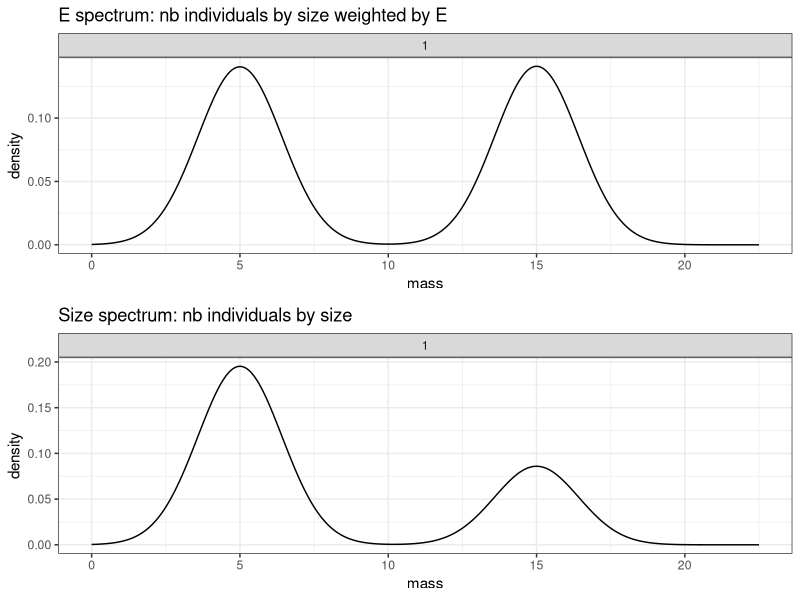
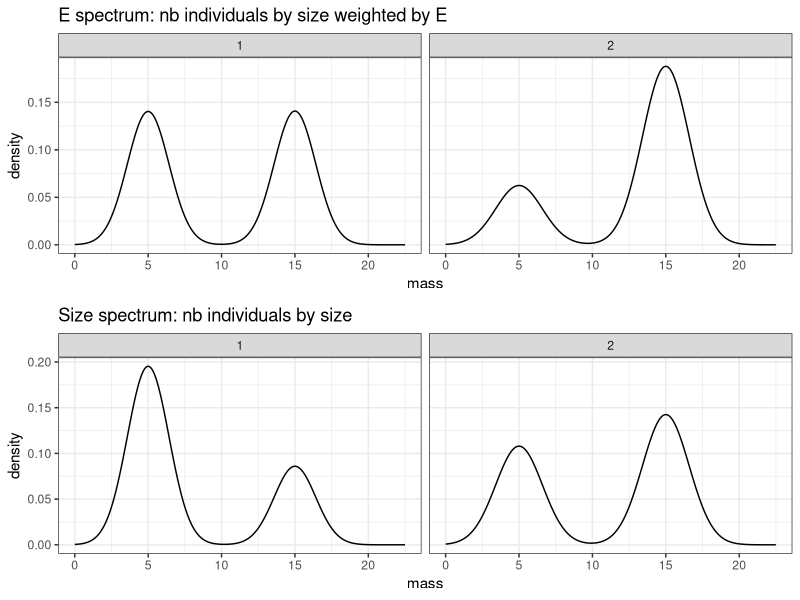
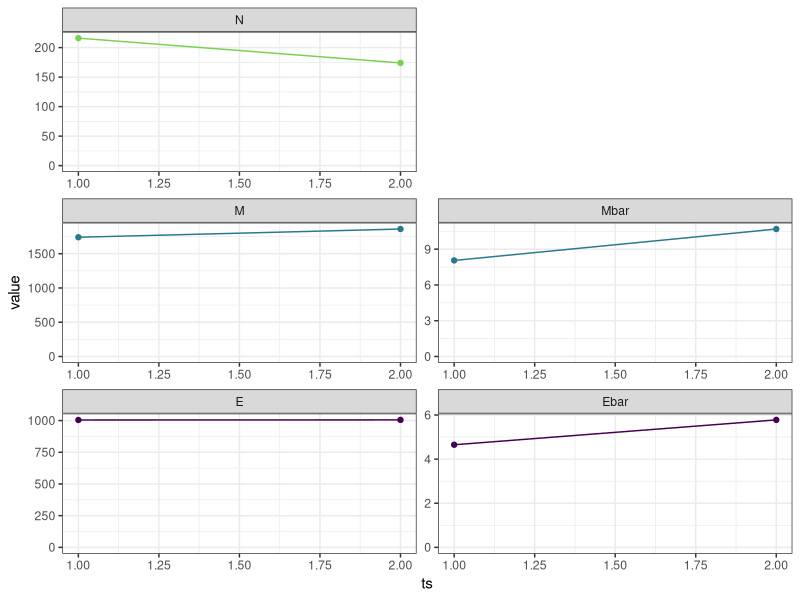
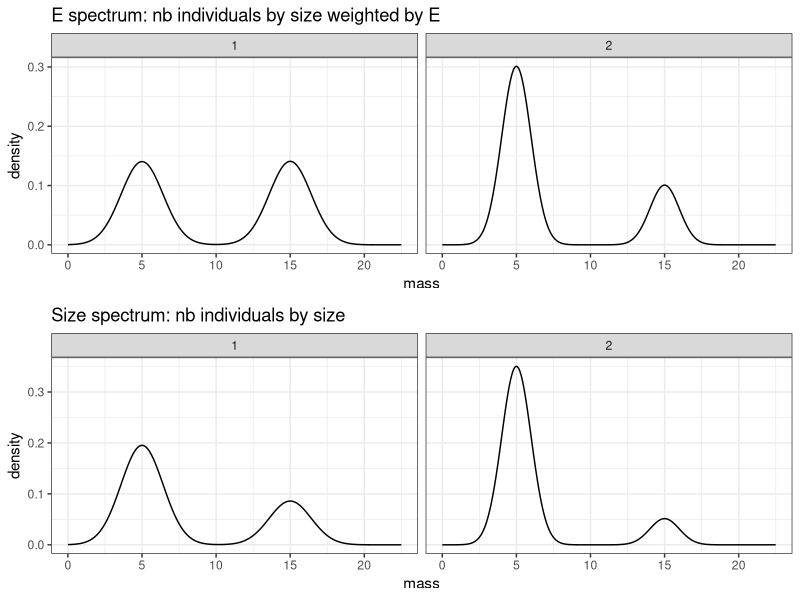
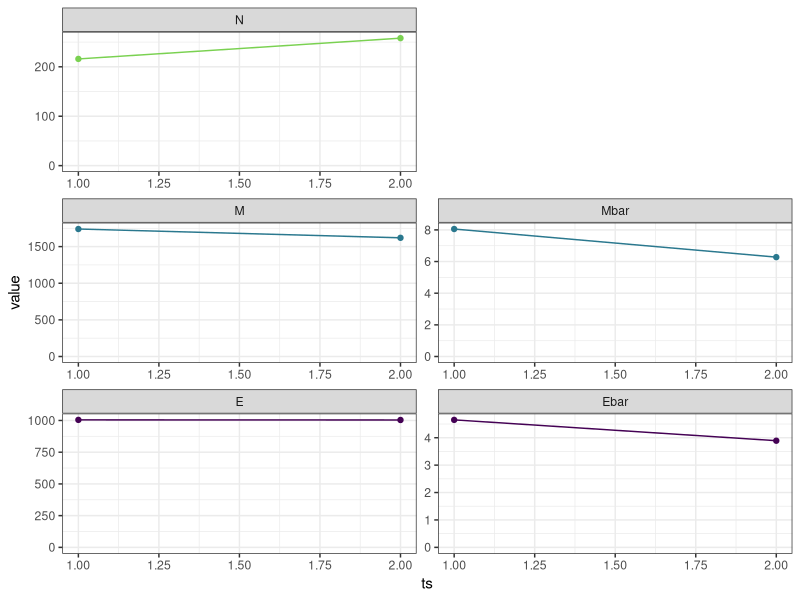
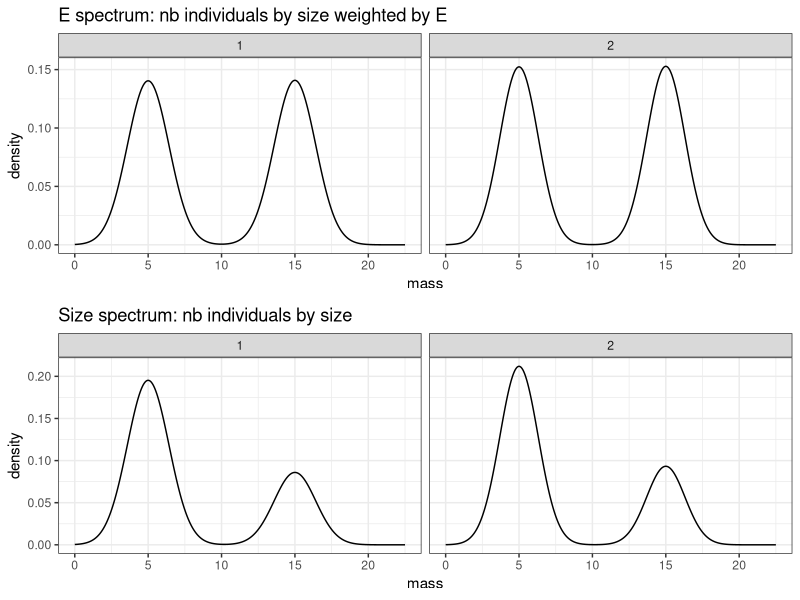
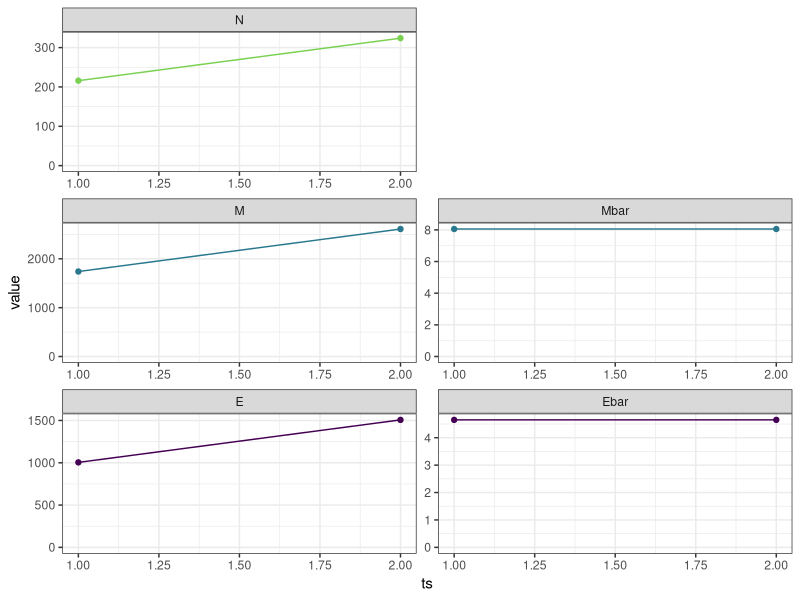
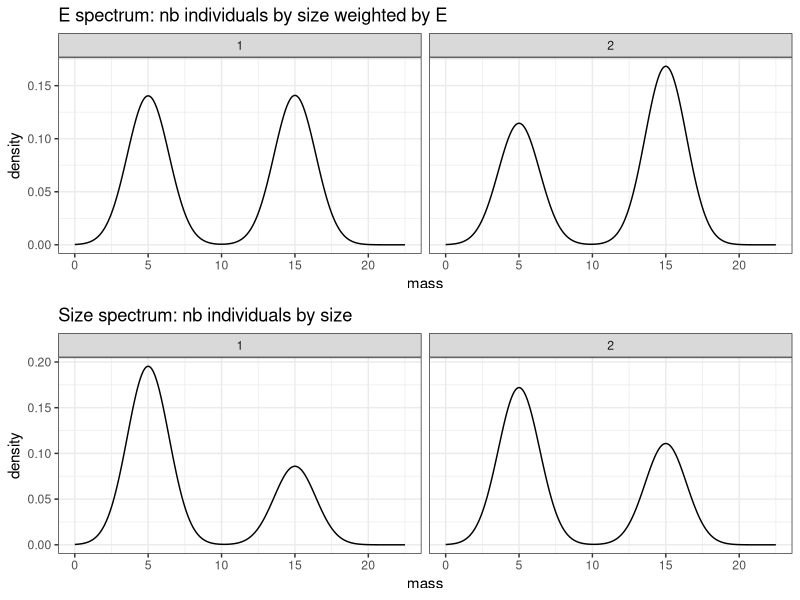

Write the R code that produced these figures, in order.
## ---- chunk 1
knitr::opts_chunk$set(echo = FALSE)

library(ggplot2)
library(dplyr)

plot_sv <- function(scenario_df) {
  
  c_sum <- scenario_df %>%
    group_by(ts) %>%
    summarize(N = dplyr::n(),
              E = sum(energy),
              M = sum(mass),
              Ebar = mean(energy),
              Mbar = mean(mass)
    ) %>%
    ungroup() %>%
    tidyr::pivot_longer(-ts, names_to = "variable", values_to = "value") %>% 
    mutate(currency = substr(variable, 0, 1))
  
  #return(list(
  ggplot(c_sum, aes(x = ts, y = value, color = currency)) +
    geom_point() +
    geom_line() +
    scale_color_viridis_d(end = .8) +
    facet_wrap(vars(variable), scales = "free", as.table = F, nrow = 3) +
    expand_limits(y = 0) +
    theme_bw() +
    theme(legend.position = "none")#,
}

plot_spectra <- function(scenario_df) {
  
  gridExtra::grid.arrange(grobs = list(
    
    ggplot(scenario_df, aes(x = mass, weights = energy)) +
      geom_density() +
      theme_bw() +
      xlim(0, 1.5 * (max(scenario$mass)))+
      facet_wrap(vars(ts)) +
      ggtitle("E spectrum: nb individuals by size weighted by E"),
    ggplot(scenario_df, aes(x = mass)) +
      geom_density() +
      theme_bw() +
      xlim(0, 1.5 * (max(scenario$mass))) +
      facet_wrap(vars(ts)) +
      ggtitle("Size spectrum: nb individuals by size")
  ),
  nrow = 2)
  #))
}

sv_ratios <- function(scenario) {
  
  ratios = scenario %>% 
    group_by(ts) %>%
    summarize(E = sum(energy),
              N = dplyr::n(),
              M = sum(mass)) %>%
    ungroup()
  
  data.frame(
    variable = c("E ratio", "N ratio", "M ratio", "e"),
    ratio = c(
      ratios$E[2]/ratios$E[1],
      ratios$N[2]/ratios$N[1],
      ratios$M[2]/ratios$M[1],
      (ratios$E[2]/ratios$E[1]) / (ratios$N[2]/ratios$N[1])
    )
  )
  
}

## ---- chunk 2

E = 1000

M1 = 5
M2 = 15

E1 = M1 ^ .75
E2 = M2 ^ .75

N1 = ceiling((E/2)/E1)
N2 = ceiling((E/2)/E2)

N = N1 + N2

S = 2

individuals_t1 <- data.frame(
  species = c(rep(1, times = N1),
              rep(2, times = N2)),
  energy = c(rep(E1, times = N1),
             rep(E2, times = N2)),
  mass =c(rep(M1, times = N1),
          rep(M2, times = N2)),
  ts = 1
)

gridExtra::grid.arrange(grobs = list(
  
  ggplot(individuals_t1, aes(x = mass, weights = energy)) +
    geom_density() +
    theme_bw() +
    xlim(0, 1.5 * (max(individuals_t1$mass)))+
    facet_wrap(vars(ts)) +
    ggtitle("E spectrum: nb individuals by size weighted by E"),
  ggplot(individuals_t1, aes(x = mass)) +
    geom_density() +
    theme_bw() +
    xlim(0, 1.5 * (max(individuals_t1$mass))) +
    facet_wrap(vars(ts)) +
    ggtitle("Size spectrum: nb individuals by size")),
  nrow = 2)

## ---- chunk 3


N1 = ceiling((.25 * E)/E1)
N2 = ceiling((.75 * E)/E2)

scenario <-  bind_rows(individuals_t1, data.frame(
  species = c(rep(1, times = N1),
              rep(2, times = N2)),
  energy = c(rep(E1, times = N1),
             rep(E2, times = N2)),
  mass =c(rep(M1, times = N1),
          rep(M2, times = N2)),
  ts = 2
))

plot_spectra(scenario)
plot_sv(scenario)
sv_ratios(scenario)
## ---- chunk 4


N1 = ceiling((.75 * E)/E1)
N2 = ceiling((.25 * E)/E2)

scenario <-  bind_rows(individuals_t1, data.frame(
  species = c(rep(1, times = N1),
              rep(2, times = N2)),
  energy = c(rep(E1, times = N1),
             rep(E2, times = N2)),
  mass =c(rep(M1, times = N1),
          rep(M2, times = N2)),
  ts = 2
))

plot_spectra(scenario)
plot_sv(scenario)
sv_ratios(scenario)
## ---- chunk 5

Eamp = E * 1.5

N1 = ceiling((Eamp/2)/E1)
N2 = ceiling((Eamp/2)/E2)


scenario <-  bind_rows(individuals_t1, data.frame(
  species = c(rep(1, times = N1),
              rep(2, times = N2)),
  energy = c(rep(E1, times = N1),
             rep(E2, times = N2)),
  mass =c(rep(M1, times = N1),
          rep(M2, times = N2)),
  ts = 2
))

plot_spectra(scenario)
plot_sv(scenario)
sv_ratios(scenario)
## ---- chunk 6


N1 = ceiling((E/2)/E1)
N2 = ceiling((E/2)/E2)

N1 = ceiling(1.2 * N1)
N2 = ceiling(1.75 * N2)


scenario <-  bind_rows(individuals_t1, data.frame(
  species = c(rep(1, times = N1),
              rep(2, times = N2)),
  energy = c(rep(E1, times = N1),
             rep(E2, times = N2)),
  mass =c(rep(M1, times = N1),
          rep(M2, times = N2)),
  ts = 2
))

plot_spectra(scenario)
plot_sv(scenario)
sv_ratios(scenario)

## ---- chunk 7

N1 = ceiling(((E/2) + (.2 * E))/E1)
N2 = ceiling((E/2)/E2)


scenario <-  bind_rows(individuals_t1, data.frame(
  species = c(rep(1, times = N1),
              rep(2, times = N2)),
  energy = c(rep(E1, times = N1),
             rep(E2, times = N2)),
  mass =c(rep(M1, times = N1),
          rep(M2, times = N2)),
  ts = 2
))

plot_spectra(scenario)
plot_sv(scenario)
sv_ratios(scenario)

## ---- chunk 8


N1 = ceiling((E/2 + 500)/E1)
N2 = ceiling((E/2 + 500)/E2)


scenario <-  bind_rows(individuals_t1, data.frame(
  species = c(rep(1, times = N1),
              rep(2, times = N2)),
  energy = c(rep(E1, times = N1),
             rep(E2, times = N2)),
  mass =c(rep(M1, times = N1),
          rep(M2, times = N2)),
  ts = 2
))

plot_spectra(scenario)
plot_sv(scenario)
sv_ratios(scenario)

## ---- chunk 9


N1 = ceiling((E/2)/E1)
N2 = ceiling((E/2)/E2)

N2 = N2 + ceiling(.75 * N1)
N1 = ceiling(.25 * N1)


scenario <-  bind_rows(individuals_t1, data.frame(
  species = c(rep(1, times = N1),
              rep(2, times = N2)),
  energy = c(rep(E1, times = N1),
             rep(E2, times = N2)),
  mass =c(rep(M1, times = N1),
          rep(M2, times = N2)),
  ts = 2
))

plot_spectra(scenario)
plot_sv(scenario)
sv_ratios(scenario)

## ---- chunk 10


N1 = ceiling((E/2)/E1)
N2 = ceiling((E/2)/E2)

N2 = N2 + ceiling(.4 * N1)
N1 = ceiling(.5 * N1)

scenario <-  bind_rows(individuals_t1, data.frame(
  species = c(rep(1, times = N1),
              rep(2, times = N2)),
  energy = c(rep(E1, times = N1),
             rep(E2, times = N2)),
  mass =c(rep(M1, times = N1),
          rep(M2, times = N2)),
  ts = 2
))

plot_spectra(scenario)
plot_sv(scenario)
sv_ratios(scenario)

## ---- chunk 11

Edamp = .75 * E

N1 = ceiling((Edamp/2)/E1)
N2 = ceiling((Edamp/2)/E2)

scenario <-  bind_rows(individuals_t1, data.frame(
  species = c(rep(1, times = N1),
              rep(2, times = N2)),
  energy = c(rep(E1, times = N1),
             rep(E2, times = N2)),
  mass =c(rep(M1, times = N1),
          rep(M2, times = N2)),
  ts = 2
))

plot_spectra(scenario)
plot_sv(scenario)
sv_ratios(scenario)

## ---- chunk 12


N1 = ceiling(.75 * ((E/2)/E1))
N2 = ceiling((E/2) / E2)

scenario <-  bind_rows(individuals_t1, data.frame(
  species = c(rep(1, times = N1),
              rep(2, times = N2)),
  energy = c(rep(E1, times = N1),
             rep(E2, times = N2)),
  mass =c(rep(M1, times = N1),
          rep(M2, times = N2)),
  ts = 2
))

plot_spectra(scenario)
plot_sv(scenario)
sv_ratios(scenario)

## ---- chunk 13


N1 = ceiling(((E/2)/E1))
N2 = ceiling(.75 * ((E/2)/E2))

scenario <-  bind_rows(individuals_t1, data.frame(
  species = c(rep(1, times = N1),
              rep(2, times = N2)),
  energy = c(rep(E1, times = N1),
             rep(E2, times = N2)),
  mass =c(rep(M1, times = N1),
          rep(M2, times = N2)),
  ts = 2
))

plot_spectra(scenario)
plot_sv(scenario)
sv_ratios(scenario)

## ---- chunk 14


N1 = ceiling(((E/2)/E1))
N2 = ceiling(((E/2)/E2))

N1 = N1 + ceiling(.25 * N2)
N2 = ceiling(.75 * N2)

scenario <-  bind_rows(individuals_t1, data.frame(
  species = c(rep(1, times = N1),
              rep(2, times = N2)),
  energy = c(rep(E1, times = N1),
             rep(E2, times = N2)),
  mass =c(rep(M1, times = N1),
          rep(M2, times = N2)),
  ts = 2
))

plot_spectra(scenario)
plot_sv(scenario)
sv_ratios(scenario)

## ---- chunk 15


N1 = ceiling(((E/2)/E1))
N2 = ceiling(((E/2)/E2))

N1 = ceiling(N1 * 1.5)
N2 = ceiling(.3 * N2)

scenario <-  bind_rows(individuals_t1, data.frame(
  species = c(rep(1, times = N1),
              rep(2, times = N2)),
  energy = c(rep(E1, times = N1),
             rep(E2, times = N2)),
  mass =c(rep(M1, times = N1),
          rep(M2, times = N2)),
  ts = 2
))

plot_spectra(scenario)
plot_sv(scenario)
sv_ratios(scenario)

## ---- chunk 16


N1 = ceiling(((E/2)/E1))
N2 = ceiling(((E/2)/E2))


scenario <-  bind_rows(individuals_t1, data.frame(
  species = c(rep(1, times = N1),
              rep(2, times = N2)),
  energy = c(rep(E1, times = N1),
             rep(E2, times = N2)),
  mass =c(rep(M1, times = N1),
          rep(M2, times = N2)),
  ts = 2
))


mean_e = mean(scenario$energy)

sum_e = sum(scenario$energy)

N1 = N/2
N2 = N/2

E1 = mean_e
E2 = mean_e

M1 = mean_e ^ (1/.75)
M2 = mean_e ^ (1/.75)


scenario <-  bind_rows(individuals_t1, data.frame(
  species = c(rep(1, times = N1),
              rep(2, times = N2)),
  energy = c(rep(E1, times = N1),
             rep(E2, times = N2)),
  mass =c(rep(M1, times = N1),
          rep(M2, times = N2)),
  ts = 2
))



plot_spectra(scenario)
plot_sv(scenario)
sv_ratios(scenario)
